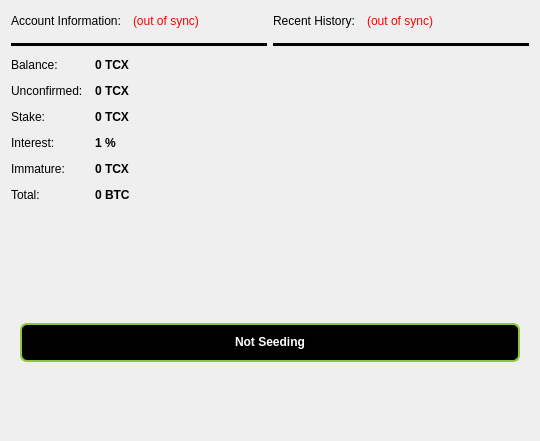
<?xml version="1.0" encoding="UTF-8"?>
<ui version="4.0">
 <class>OverviewPage</class>
 <widget class="QWidget" name="OverviewPage">
  <property name="geometry">
   <rect>
    <x>0</x>
    <y>0</y>
    <width>540</width>
    <height>441</height>
   </rect>
  </property>
  <property name="windowTitle">
   <string>Form</string>
  </property>
  <layout class="QVBoxLayout" name="verticalLayout_2">
   <item>
    <layout class="QHBoxLayout" name="horizontalLayout_3">
     <item>
      <widget class="QFrame" name="frame">
       <property name="frameShape">
        <enum>QFrame::NoFrame</enum>
       </property>
       <property name="frameShadow">
        <enum>QFrame::Plain</enum>
       </property>
       <property name="lineWidth">
        <number>0</number>
       </property>
       <layout class="QVBoxLayout" name="verticalLayout_4">
        <property name="spacing">
         <number>12</number>
        </property>
        <property name="margin">
         <number>0</number>
        </property>
        <item>
         <layout class="QHBoxLayout" name="horizontalLayout_4">
          <item>
           <widget class="QLabel" name="label_5">
            <property name="text">
             <string>Account Information:</string>
            </property>
            <property name="openExternalLinks">
             <bool>true</bool>
            </property>
           </widget>
          </item>
          <item>
           <widget class="QLabel" name="labelWalletStatus">
            <property name="mouseTracking">
             <bool>true</bool>
            </property>
            <property name="toolTip">
             <string>The displayed information may be out of date. Your wallet automatically synchronizes with the TorrentCoin network after a connection is established, but this process has not completed yet.</string>
            </property>
            <property name="styleSheet">
             <string notr="true">QLabel { color: red; }</string>
            </property>
            <property name="text">
             <string notr="true">(out of sync)</string>
            </property>
            <property name="alignment">
             <set>Qt::AlignLeading|Qt::AlignLeft|Qt::AlignVCenter</set>
            </property>
            <property name="wordWrap">
             <bool>false</bool>
            </property>
            <property name="openExternalLinks">
             <bool>true</bool>
            </property>
           </widget>
          </item>
          <item>
           <spacer name="horizontalSpacer_2">
            <property name="orientation">
             <enum>Qt::Horizontal</enum>
            </property>
            <property name="sizeHint" stdset="0">
             <size>
              <width>40</width>
              <height>20</height>
             </size>
            </property>
           </spacer>
          </item>
         </layout>
        </item>
        <item>
         <widget class="Line" name="line">
          <property name="palette">
           <palette>
            <active>
             <colorrole role="WindowText">
              <brush brushstyle="SolidPattern">
               <color alpha="255">
                <red>0</red>
                <green>0</green>
                <blue>0</blue>
               </color>
              </brush>
             </colorrole>
             <colorrole role="Button">
              <brush brushstyle="SolidPattern">
               <color alpha="255">
                <red>0</red>
                <green>0</green>
                <blue>0</blue>
               </color>
              </brush>
             </colorrole>
             <colorrole role="Light">
              <brush brushstyle="SolidPattern">
               <color alpha="255">
                <red>0</red>
                <green>0</green>
                <blue>0</blue>
               </color>
              </brush>
             </colorrole>
             <colorrole role="Midlight">
              <brush brushstyle="SolidPattern">
               <color alpha="255">
                <red>0</red>
                <green>0</green>
                <blue>0</blue>
               </color>
              </brush>
             </colorrole>
             <colorrole role="Dark">
              <brush brushstyle="SolidPattern">
               <color alpha="255">
                <red>0</red>
                <green>0</green>
                <blue>0</blue>
               </color>
              </brush>
             </colorrole>
             <colorrole role="Mid">
              <brush brushstyle="SolidPattern">
               <color alpha="255">
                <red>0</red>
                <green>0</green>
                <blue>0</blue>
               </color>
              </brush>
             </colorrole>
             <colorrole role="Text">
              <brush brushstyle="SolidPattern">
               <color alpha="255">
                <red>255</red>
                <green>255</green>
                <blue>255</blue>
               </color>
              </brush>
             </colorrole>
             <colorrole role="BrightText">
              <brush brushstyle="SolidPattern">
               <color alpha="255">
                <red>255</red>
                <green>255</green>
                <blue>255</blue>
               </color>
              </brush>
             </colorrole>
             <colorrole role="ButtonText">
              <brush brushstyle="SolidPattern">
               <color alpha="255">
                <red>255</red>
                <green>255</green>
                <blue>255</blue>
               </color>
              </brush>
             </colorrole>
             <colorrole role="Base">
              <brush brushstyle="SolidPattern">
               <color alpha="255">
                <red>0</red>
                <green>0</green>
                <blue>0</blue>
               </color>
              </brush>
             </colorrole>
             <colorrole role="Window">
              <brush brushstyle="SolidPattern">
               <color alpha="255">
                <red>0</red>
                <green>0</green>
                <blue>0</blue>
               </color>
              </brush>
             </colorrole>
             <colorrole role="Shadow">
              <brush brushstyle="SolidPattern">
               <color alpha="255">
                <red>0</red>
                <green>0</green>
                <blue>0</blue>
               </color>
              </brush>
             </colorrole>
             <colorrole role="AlternateBase">
              <brush brushstyle="SolidPattern">
               <color alpha="255">
                <red>0</red>
                <green>0</green>
                <blue>0</blue>
               </color>
              </brush>
             </colorrole>
             <colorrole role="ToolTipBase">
              <brush brushstyle="SolidPattern">
               <color alpha="255">
                <red>255</red>
                <green>255</green>
                <blue>220</blue>
               </color>
              </brush>
             </colorrole>
             <colorrole role="ToolTipText">
              <brush brushstyle="SolidPattern">
               <color alpha="255">
                <red>0</red>
                <green>0</green>
                <blue>0</blue>
               </color>
              </brush>
             </colorrole>
            </active>
            <inactive>
             <colorrole role="WindowText">
              <brush brushstyle="SolidPattern">
               <color alpha="255">
                <red>0</red>
                <green>0</green>
                <blue>0</blue>
               </color>
              </brush>
             </colorrole>
             <colorrole role="Button">
              <brush brushstyle="SolidPattern">
               <color alpha="255">
                <red>0</red>
                <green>0</green>
                <blue>0</blue>
               </color>
              </brush>
             </colorrole>
             <colorrole role="Light">
              <brush brushstyle="SolidPattern">
               <color alpha="255">
                <red>0</red>
                <green>0</green>
                <blue>0</blue>
               </color>
              </brush>
             </colorrole>
             <colorrole role="Midlight">
              <brush brushstyle="SolidPattern">
               <color alpha="255">
                <red>0</red>
                <green>0</green>
                <blue>0</blue>
               </color>
              </brush>
             </colorrole>
             <colorrole role="Dark">
              <brush brushstyle="SolidPattern">
               <color alpha="255">
                <red>0</red>
                <green>0</green>
                <blue>0</blue>
               </color>
              </brush>
             </colorrole>
             <colorrole role="Mid">
              <brush brushstyle="SolidPattern">
               <color alpha="255">
                <red>0</red>
                <green>0</green>
                <blue>0</blue>
               </color>
              </brush>
             </colorrole>
             <colorrole role="Text">
              <brush brushstyle="SolidPattern">
               <color alpha="255">
                <red>255</red>
                <green>255</green>
                <blue>255</blue>
               </color>
              </brush>
             </colorrole>
             <colorrole role="BrightText">
              <brush brushstyle="SolidPattern">
               <color alpha="255">
                <red>255</red>
                <green>255</green>
                <blue>255</blue>
               </color>
              </brush>
             </colorrole>
             <colorrole role="ButtonText">
              <brush brushstyle="SolidPattern">
               <color alpha="255">
                <red>255</red>
                <green>255</green>
                <blue>255</blue>
               </color>
              </brush>
             </colorrole>
             <colorrole role="Base">
              <brush brushstyle="SolidPattern">
               <color alpha="255">
                <red>0</red>
                <green>0</green>
                <blue>0</blue>
               </color>
              </brush>
             </colorrole>
             <colorrole role="Window">
              <brush brushstyle="SolidPattern">
               <color alpha="255">
                <red>0</red>
                <green>0</green>
                <blue>0</blue>
               </color>
              </brush>
             </colorrole>
             <colorrole role="Shadow">
              <brush brushstyle="SolidPattern">
               <color alpha="255">
                <red>0</red>
                <green>0</green>
                <blue>0</blue>
               </color>
              </brush>
             </colorrole>
             <colorrole role="AlternateBase">
              <brush brushstyle="SolidPattern">
               <color alpha="255">
                <red>0</red>
                <green>0</green>
                <blue>0</blue>
               </color>
              </brush>
             </colorrole>
             <colorrole role="ToolTipBase">
              <brush brushstyle="SolidPattern">
               <color alpha="255">
                <red>255</red>
                <green>255</green>
                <blue>220</blue>
               </color>
              </brush>
             </colorrole>
             <colorrole role="ToolTipText">
              <brush brushstyle="SolidPattern">
               <color alpha="255">
                <red>0</red>
                <green>0</green>
                <blue>0</blue>
               </color>
              </brush>
             </colorrole>
            </inactive>
            <disabled>
             <colorrole role="WindowText">
              <brush brushstyle="SolidPattern">
               <color alpha="255">
                <red>0</red>
                <green>0</green>
                <blue>0</blue>
               </color>
              </brush>
             </colorrole>
             <colorrole role="Button">
              <brush brushstyle="SolidPattern">
               <color alpha="255">
                <red>0</red>
                <green>0</green>
                <blue>0</blue>
               </color>
              </brush>
             </colorrole>
             <colorrole role="Light">
              <brush brushstyle="SolidPattern">
               <color alpha="255">
                <red>0</red>
                <green>0</green>
                <blue>0</blue>
               </color>
              </brush>
             </colorrole>
             <colorrole role="Midlight">
              <brush brushstyle="SolidPattern">
               <color alpha="255">
                <red>0</red>
                <green>0</green>
                <blue>0</blue>
               </color>
              </brush>
             </colorrole>
             <colorrole role="Dark">
              <brush brushstyle="SolidPattern">
               <color alpha="255">
                <red>0</red>
                <green>0</green>
                <blue>0</blue>
               </color>
              </brush>
             </colorrole>
             <colorrole role="Mid">
              <brush brushstyle="SolidPattern">
               <color alpha="255">
                <red>0</red>
                <green>0</green>
                <blue>0</blue>
               </color>
              </brush>
             </colorrole>
             <colorrole role="Text">
              <brush brushstyle="SolidPattern">
               <color alpha="255">
                <red>0</red>
                <green>0</green>
                <blue>0</blue>
               </color>
              </brush>
             </colorrole>
             <colorrole role="BrightText">
              <brush brushstyle="SolidPattern">
               <color alpha="255">
                <red>255</red>
                <green>255</green>
                <blue>255</blue>
               </color>
              </brush>
             </colorrole>
             <colorrole role="ButtonText">
              <brush brushstyle="SolidPattern">
               <color alpha="255">
                <red>0</red>
                <green>0</green>
                <blue>0</blue>
               </color>
              </brush>
             </colorrole>
             <colorrole role="Base">
              <brush brushstyle="SolidPattern">
               <color alpha="255">
                <red>0</red>
                <green>0</green>
                <blue>0</blue>
               </color>
              </brush>
             </colorrole>
             <colorrole role="Window">
              <brush brushstyle="SolidPattern">
               <color alpha="255">
                <red>0</red>
                <green>0</green>
                <blue>0</blue>
               </color>
              </brush>
             </colorrole>
             <colorrole role="Shadow">
              <brush brushstyle="SolidPattern">
               <color alpha="255">
                <red>0</red>
                <green>0</green>
                <blue>0</blue>
               </color>
              </brush>
             </colorrole>
             <colorrole role="AlternateBase">
              <brush brushstyle="SolidPattern">
               <color alpha="255">
                <red>0</red>
                <green>0</green>
                <blue>0</blue>
               </color>
              </brush>
             </colorrole>
             <colorrole role="ToolTipBase">
              <brush brushstyle="SolidPattern">
               <color alpha="255">
                <red>255</red>
                <green>255</green>
                <blue>220</blue>
               </color>
              </brush>
             </colorrole>
             <colorrole role="ToolTipText">
              <brush brushstyle="SolidPattern">
               <color alpha="255">
                <red>0</red>
                <green>0</green>
                <blue>0</blue>
               </color>
              </brush>
             </colorrole>
            </disabled>
           </palette>
          </property>
          <property name="frameShadow">
           <enum>QFrame::Plain</enum>
          </property>
          <property name="lineWidth">
           <number>20</number>
          </property>
          <property name="midLineWidth">
           <number>20</number>
          </property>
          <property name="orientation">
           <enum>Qt::Horizontal</enum>
          </property>
         </widget>
        </item>
        <item>
         <layout class="QFormLayout" name="formLayout_2">
          <property name="fieldGrowthPolicy">
           <enum>QFormLayout::AllNonFixedFieldsGrow</enum>
          </property>
          <property name="horizontalSpacing">
           <number>12</number>
          </property>
          <property name="verticalSpacing">
           <number>12</number>
          </property>
          <item row="0" column="0">
           <widget class="QLabel" name="label">
            <property name="text">
             <string>Balance:</string>
            </property>
            <property name="openExternalLinks">
             <bool>true</bool>
            </property>
           </widget>
          </item>
          <item row="0" column="1">
           <widget class="QLabel" name="labelBalance">
            <property name="font">
             <font>
              <weight>75</weight>
              <bold>true</bold>
             </font>
            </property>
            <property name="cursor">
             <cursorShape>IBeamCursor</cursorShape>
            </property>
            <property name="toolTip">
             <string>Your current spendable balance</string>
            </property>
            <property name="text">
             <string notr="true">0 TCX</string>
            </property>
            <property name="textInteractionFlags">
             <set>Qt::LinksAccessibleByMouse|Qt::TextSelectableByKeyboard|Qt::TextSelectableByMouse</set>
            </property>
           </widget>
          </item>
          <item row="1" column="0">
           <widget class="QLabel" name="label_3">
            <property name="text">
             <string>Unconfirmed:</string>
            </property>
            <property name="openExternalLinks">
             <bool>true</bool>
            </property>
           </widget>
          </item>
          <item row="1" column="1">
           <widget class="QLabel" name="labelUnconfirmed">
            <property name="font">
             <font>
              <weight>75</weight>
              <bold>true</bold>
             </font>
            </property>
            <property name="cursor">
             <cursorShape>IBeamCursor</cursorShape>
            </property>
            <property name="toolTip">
             <string>Total of transactions that have yet to be confirmed, and do not yet count toward the current balance</string>
            </property>
            <property name="text">
             <string notr="true">0 TCX</string>
            </property>
            <property name="textInteractionFlags">
             <set>Qt::LinksAccessibleByMouse|Qt::TextSelectableByKeyboard|Qt::TextSelectableByMouse</set>
            </property>
           </widget>
          </item>
          <item row="2" column="0">
           <widget class="QLabel" name="label_6">
            <property name="styleSheet">
             <string notr="true"/>
            </property>
            <property name="text">
             <string>Stake:</string>
            </property>
            <property name="openExternalLinks">
             <bool>true</bool>
            </property>
           </widget>
          </item>
          <item row="2" column="1">
           <widget class="QLabel" name="labelStake">
            <property name="font">
             <font>
              <weight>75</weight>
              <bold>true</bold>
             </font>
            </property>
            <property name="cursor">
             <cursorShape>IBeamCursor</cursorShape>
            </property>
            <property name="toolTip">
             <string>Total of coins that was staked, and do not yet count toward the current balance</string>
            </property>
            <property name="styleSheet">
             <string notr="true"/>
            </property>
            <property name="text">
             <string notr="true">0 TCX</string>
            </property>
            <property name="textInteractionFlags">
             <set>Qt::LinksAccessibleByMouse|Qt::TextSelectableByKeyboard|Qt::TextSelectableByMouse</set>
            </property>
           </widget>
          </item>
          <item row="3" column="0">
           <widget class="QLabel" name="interestLabel">
            <property name="styleSheet">
             <string notr="true"/>
            </property>
            <property name="text">
             <string>Interest:</string>
            </property>
            <property name="openExternalLinks">
             <bool>true</bool>
            </property>
           </widget>
          </item>
          <item row="3" column="1">
           <widget class="QLabel" name="interestValueLabel">
            <property name="font">
             <font>
              <weight>75</weight>
              <bold>true</bold>
             </font>
            </property>
            <property name="cursor">
             <cursorShape>IBeamCursor</cursorShape>
            </property>
            <property name="toolTip">
             <string>The current yearly stake interest. Increases as more people stake on the network. Updates about every 30 seconds.</string>
            </property>
            <property name="styleSheet">
             <string notr="true"/>
            </property>
            <property name="text">
             <string>1 %</string>
            </property>
           </widget>
          </item>
          <item row="4" column="0">
           <widget class="QLabel" name="labelImmatureText">
            <property name="text">
             <string>Immature:</string>
            </property>
            <property name="openExternalLinks">
             <bool>true</bool>
            </property>
           </widget>
          </item>
          <item row="4" column="1">
           <widget class="QLabel" name="labelImmature">
            <property name="font">
             <font>
              <weight>75</weight>
              <bold>true</bold>
             </font>
            </property>
            <property name="toolTip">
             <string>Mined balance that has not yet matured</string>
            </property>
            <property name="text">
             <string notr="true">0 TCX</string>
            </property>
            <property name="textInteractionFlags">
             <set>Qt::LinksAccessibleByMouse|Qt::TextSelectableByKeyboard|Qt::TextSelectableByMouse</set>
            </property>
           </widget>
          </item>
          <item row="5" column="0">
           <widget class="QLabel" name="labelTotalText">
            <property name="text">
             <string>Total:</string>
            </property>
            <property name="openExternalLinks">
             <bool>true</bool>
            </property>
           </widget>
          </item>
          <item row="5" column="1">
           <widget class="QLabel" name="labelTotal">
            <property name="font">
             <font>
              <weight>75</weight>
              <bold>true</bold>
             </font>
            </property>
            <property name="cursor">
             <cursorShape>IBeamCursor</cursorShape>
            </property>
            <property name="toolTip">
             <string>Your current total balance</string>
            </property>
            <property name="text">
             <string notr="true">0 BTC</string>
            </property>
            <property name="textInteractionFlags">
             <set>Qt::LinksAccessibleByMouse|Qt::TextSelectableByKeyboard|Qt::TextSelectableByMouse</set>
            </property>
           </widget>
          </item>
         </layout>
        </item>
        <item>
         <spacer name="verticalSpacer_3">
          <property name="orientation">
           <enum>Qt::Vertical</enum>
          </property>
          <property name="sizeHint" stdset="0">
           <size>
            <width>20</width>
            <height>40</height>
           </size>
          </property>
         </spacer>
        </item>
       </layout>
      </widget>
     </item>
     <item>
      <widget class="QFrame" name="frame_2">
       <property name="frameShape">
        <enum>QFrame::NoFrame</enum>
       </property>
       <property name="frameShadow">
        <enum>QFrame::Plain</enum>
       </property>
       <property name="lineWidth">
        <number>0</number>
       </property>
       <layout class="QVBoxLayout" name="verticalLayout">
        <property name="spacing">
         <number>12</number>
        </property>
        <property name="margin">
         <number>0</number>
        </property>
        <item>
         <layout class="QHBoxLayout" name="horizontalLayout_2">
          <item>
           <widget class="QLabel" name="label_4">
            <property name="text">
             <string>Recent History:</string>
            </property>
            <property name="openExternalLinks">
             <bool>true</bool>
            </property>
           </widget>
          </item>
          <item>
           <widget class="QLabel" name="labelTransactionsStatus">
            <property name="mouseTracking">
             <bool>true</bool>
            </property>
            <property name="toolTip">
             <string>The displayed information may be out of date. Your wallet automatically synchronizes with the TorrentCoin network after a connection is established, but this process has not completed yet.</string>
            </property>
            <property name="styleSheet">
             <string notr="true">QLabel { color: red; }</string>
            </property>
            <property name="text">
             <string notr="true">(out of sync)</string>
            </property>
            <property name="alignment">
             <set>Qt::AlignRight|Qt::AlignTrailing|Qt::AlignVCenter</set>
            </property>
            <property name="openExternalLinks">
             <bool>true</bool>
            </property>
           </widget>
          </item>
          <item>
           <spacer name="horizontalSpacer">
            <property name="orientation">
             <enum>Qt::Horizontal</enum>
            </property>
            <property name="sizeHint" stdset="0">
             <size>
              <width>40</width>
              <height>20</height>
             </size>
            </property>
           </spacer>
          </item>
         </layout>
        </item>
        <item>
         <widget class="Line" name="line_2">
          <property name="palette">
           <palette>
            <active>
             <colorrole role="WindowText">
              <brush brushstyle="SolidPattern">
               <color alpha="255">
                <red>0</red>
                <green>0</green>
                <blue>0</blue>
               </color>
              </brush>
             </colorrole>
            </active>
            <inactive>
             <colorrole role="WindowText">
              <brush brushstyle="SolidPattern">
               <color alpha="255">
                <red>0</red>
                <green>0</green>
                <blue>0</blue>
               </color>
              </brush>
             </colorrole>
            </inactive>
            <disabled>
             <colorrole role="WindowText">
              <brush brushstyle="SolidPattern">
               <color alpha="255">
                <red>143</red>
                <green>146</green>
                <blue>147</blue>
               </color>
              </brush>
             </colorrole>
            </disabled>
           </palette>
          </property>
          <property name="frameShadow">
           <enum>QFrame::Plain</enum>
          </property>
          <property name="lineWidth">
           <number>20</number>
          </property>
          <property name="midLineWidth">
           <number>20</number>
          </property>
          <property name="orientation">
           <enum>Qt::Horizontal</enum>
          </property>
         </widget>
        </item>
        <item>
         <widget class="QListView" name="listTransactions">
          <property name="styleSheet">
           <string notr="true">QListView { background: transparent; }</string>
          </property>
          <property name="frameShape">
           <enum>QFrame::NoFrame</enum>
          </property>
          <property name="verticalScrollBarPolicy">
           <enum>Qt::ScrollBarAlwaysOff</enum>
          </property>
          <property name="horizontalScrollBarPolicy">
           <enum>Qt::ScrollBarAlwaysOff</enum>
          </property>
          <property name="selectionMode">
           <enum>QAbstractItemView::NoSelection</enum>
          </property>
         </widget>
        </item>
        <item>
         <spacer name="verticalSpacer">
          <property name="orientation">
           <enum>Qt::Vertical</enum>
          </property>
          <property name="sizeHint" stdset="0">
           <size>
            <width>20</width>
            <height>64</height>
           </size>
          </property>
         </spacer>
        </item>
       </layout>
      </widget>
     </item>
    </layout>
   </item>
   <item>
    <widget class="QFrame" name="frame_3">
     <property name="frameShape">
      <enum>QFrame::NoFrame</enum>
     </property>
     <property name="frameShadow">
      <enum>QFrame::Plain</enum>
     </property>
     <property name="lineWidth">
      <number>0</number>
     </property>
     <layout class="QVBoxLayout" name="verticalLayout_3">
      <item>
       <widget class="QProgressBar" name="strengthBar">
        <property name="font">
         <font>
          <weight>75</weight>
          <bold>true</bold>
         </font>
        </property>
        <property name="toolTip">
         <string>Proof of Seeding - </string>
        </property>
        <property name="statusTip">
         <string/>
        </property>
        <property name="styleSheet">
         <string notr="true">
QProgressBar {
     border: 2px solid #8dc73f;
     border-radius: 7px;
  	background-color: #000000;
	text-align: center;
	color: rgb(255, 255, 255);
	height: 35px;
 }

 QProgressBar::chunk {
	background: rgba(141, 199, 63, 255);
     width: 20px;
 }</string>
        </property>
        <property name="value">
         <number>0</number>
        </property>
        <property name="invertedAppearance">
         <bool>false</bool>
        </property>
        <property name="format">
         <string>Not Seeding</string>
        </property>
       </widget>
      </item>
     </layout>
    </widget>
   </item>
   <item>
    <spacer name="verticalSpacer_2">
     <property name="orientation">
      <enum>Qt::Vertical</enum>
     </property>
     <property name="sizeHint" stdset="0">
      <size>
       <width>20</width>
       <height>64</height>
      </size>
     </property>
    </spacer>
   </item>
  </layout>
 </widget>
 <resources/>
 <connections/>
</ui>
